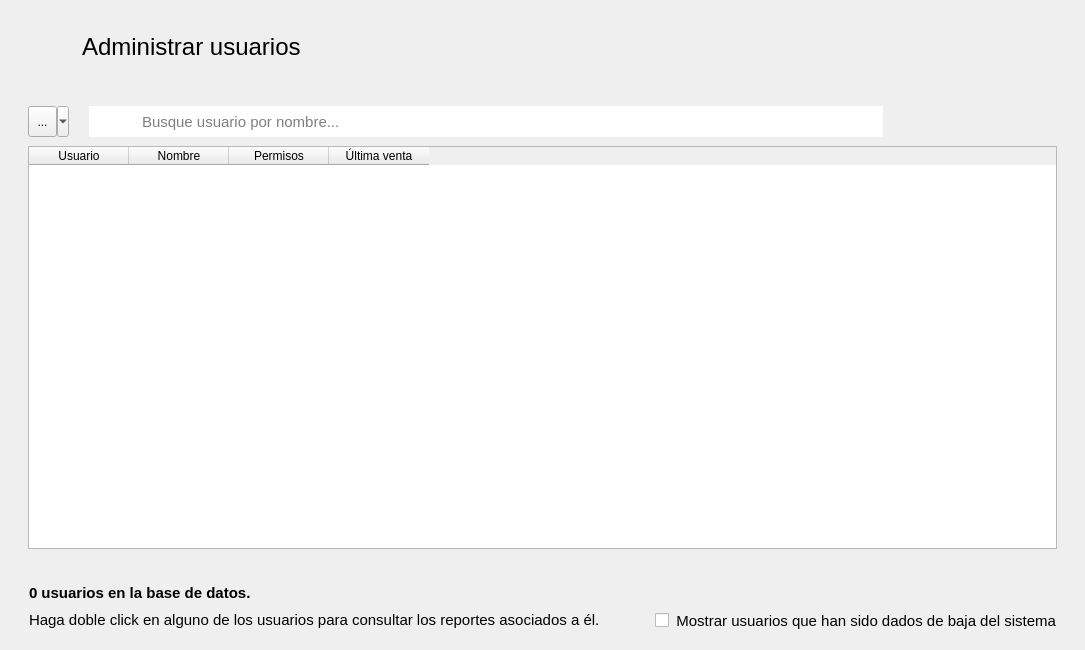
<?xml version="1.0" encoding="UTF-8"?>
<ui version="4.0">
 <class>AdministrarUsuarios</class>
 <widget class="QWidget" name="AdministrarUsuarios">
  <property name="geometry">
   <rect>
    <x>0</x>
    <y>0</y>
    <width>1085</width>
    <height>650</height>
   </rect>
  </property>
  <property name="windowTitle">
   <string>Form</string>
  </property>
  <layout class="QVBoxLayout" name="verticalLayout">
   <item alignment="Qt::AlignLeft">
    <widget class="QFrame" name="frame">
     <property name="font">
      <font>
       <family>Segoe UI</family>
      </font>
     </property>
     <property name="frameShadow">
      <enum>QFrame::Raised</enum>
     </property>
     <layout class="QHBoxLayout" name="horizontalLayout">
      <property name="spacing">
       <number>20</number>
      </property>
      <property name="leftMargin">
       <number>19</number>
      </property>
      <property name="topMargin">
       <number>15</number>
      </property>
      <property name="rightMargin">
       <number>19</number>
      </property>
      <property name="bottomMargin">
       <number>15</number>
      </property>
      <item>
       <widget class="QPushButton" name="btRegresar">
        <property name="font">
         <font>
          <family>Segoe UI</family>
         </font>
        </property>
        <property name="cursor">
         <cursorShape>PointingHandCursor</cursorShape>
        </property>
        <property name="styleSheet">
         <string notr="true">QPushButton {
        background-color: transparent;
        border: none;
        padding: 0px;
    }
    QPushButton:hover {
        background-color: rgba(255, 255, 255, 0);
    }
    QPushButton:pressed {
        background-color: rgba(255, 255, 255, 0);
    }</string>
        </property>
        <property name="icon">
         <iconset resource="../resources.qrc">
          <normaloff>:/img/resources/images/leftarrow.png</normaloff>:/img/resources/images/leftarrow.png</iconset>
        </property>
        <property name="iconSize">
         <size>
          <width>40</width>
          <height>40</height>
         </size>
        </property>
        <property name="flat">
         <bool>true</bool>
        </property>
       </widget>
      </item>
      <item>
       <widget class="QLabel" name="lbTitulo">
        <property name="minimumSize">
         <size>
          <width>211</width>
          <height>41</height>
         </size>
        </property>
        <property name="font">
         <font>
          <family>Segoe UI</family>
          <pointsize>18</pointsize>
         </font>
        </property>
        <property name="text">
         <string>Administrar usuarios</string>
        </property>
       </widget>
      </item>
     </layout>
    </widget>
   </item>
   <item>
    <widget class="QFrame" name="frame_3">
     <property name="sizePolicy">
      <sizepolicy hsizetype="Expanding" vsizetype="Expanding">
       <horstretch>0</horstretch>
       <verstretch>0</verstretch>
      </sizepolicy>
     </property>
     <property name="font">
      <font>
       <family>Segoe UI</family>
      </font>
     </property>
     <property name="frameShadow">
      <enum>QFrame::Raised</enum>
     </property>
     <layout class="QVBoxLayout" name="verticalLayout_3">
      <property name="spacing">
       <number>0</number>
      </property>
      <property name="leftMargin">
       <number>8</number>
      </property>
      <property name="rightMargin">
       <number>8</number>
      </property>
      <item alignment="Qt::AlignTop">
       <widget class="QFrame" name="frame_2">
        <property name="font">
         <font>
          <family>Segoe UI</family>
         </font>
        </property>
        <property name="frameShadow">
         <enum>QFrame::Raised</enum>
        </property>
        <layout class="QHBoxLayout" name="horizontalLayout_2">
         <property name="spacing">
          <number>0</number>
         </property>
         <property name="leftMargin">
          <number>0</number>
         </property>
         <property name="topMargin">
          <number>0</number>
         </property>
         <property name="rightMargin">
          <number>0</number>
         </property>
         <property name="bottomMargin">
          <number>0</number>
         </property>
         <item>
          <widget class="QFrame" name="frame_5">
           <property name="font">
            <font>
             <family>Segoe UI</family>
            </font>
           </property>
           <property name="frameShadow">
            <enum>QFrame::Raised</enum>
           </property>
           <layout class="QHBoxLayout" name="horizontalLayout_5">
            <property name="spacing">
             <number>0</number>
            </property>
            <item>
             <widget class="QToolButton" name="btFiltrar">
              <property name="minimumSize">
               <size>
                <width>41</width>
                <height>31</height>
               </size>
              </property>
              <property name="font">
               <font>
                <family>Segoe UI</family>
               </font>
              </property>
              <property name="toolTip">
               <string>Filtrar búsqueda por...</string>
              </property>
              <property name="text">
               <string>...</string>
              </property>
              <property name="icon">
               <iconset resource="../resources.qrc">
                <normaloff>:/img/resources/images/filter.png</normaloff>:/img/resources/images/filter.png</iconset>
              </property>
              <property name="popupMode">
               <enum>QToolButton::MenuButtonPopup</enum>
              </property>
             </widget>
            </item>
            <item>
             <spacer name="horizontalSpacer">
              <property name="font">
               <font>
                <family>Segoe UI</family>
               </font>
              </property>
              <property name="orientation">
               <enum>Qt::Horizontal</enum>
              </property>
              <property name="sizeType">
               <enum>QSizePolicy::Fixed</enum>
              </property>
              <property name="sizeHint" stdset="0">
               <size>
                <width>20</width>
                <height>0</height>
               </size>
              </property>
             </spacer>
            </item>
            <item>
             <widget class="QLabel" name="label_2">
              <property name="minimumSize">
               <size>
                <width>51</width>
                <height>31</height>
               </size>
              </property>
              <property name="maximumSize">
               <size>
                <width>51</width>
                <height>31</height>
               </size>
              </property>
              <property name="font">
               <font>
                <family>Segoe UI</family>
               </font>
              </property>
              <property name="styleSheet">
               <string notr="true">image: url(:/img/resources/images/magnifier.png);
background-color: rgb(255, 255, 255);</string>
              </property>
              <property name="text">
               <string/>
              </property>
             </widget>
            </item>
            <item>
             <widget class="QLineEdit" name="searchBar">
              <property name="minimumSize">
               <size>
                <width>481</width>
                <height>31</height>
               </size>
              </property>
              <property name="font">
               <font>
                <family>Segoe UI</family>
                <pointsize>11</pointsize>
               </font>
              </property>
              <property name="frame">
               <bool>false</bool>
              </property>
              <property name="placeholderText">
               <string>Busque usuario por nombre...</string>
              </property>
             </widget>
            </item>
           </layout>
          </widget>
         </item>
         <item>
          <widget class="QFrame" name="frame_6">
           <property name="font">
            <font>
             <family>Segoe UI</family>
            </font>
           </property>
           <property name="frameShadow">
            <enum>QFrame::Raised</enum>
           </property>
           <layout class="QHBoxLayout" name="horizontalLayout_3">
            <property name="spacing">
             <number>30</number>
            </property>
            <item>
             <widget class="QPushButton" name="btAgregar">
              <property name="font">
               <font>
                <family>Segoe UI</family>
               </font>
              </property>
              <property name="cursor">
               <cursorShape>PointingHandCursor</cursorShape>
              </property>
              <property name="styleSheet">
               <string notr="true">QPushButton {
        background-color: transparent;
        border: none;
        padding: 0px;
    }
    QPushButton:hover {
        background-color: rgba(255, 255, 255, 0);
    }
    QPushButton:pressed {
        background-color: rgba(255, 255, 255, 0);
    }</string>
              </property>
              <property name="icon">
               <iconset resource="../resources.qrc">
                <normaloff>:/img/resources/images/plus.png</normaloff>:/img/resources/images/plus.png</iconset>
              </property>
              <property name="iconSize">
               <size>
                <width>40</width>
                <height>40</height>
               </size>
              </property>
              <property name="flat">
               <bool>true</bool>
              </property>
             </widget>
            </item>
            <item>
             <widget class="QPushButton" name="btEditar">
              <property name="font">
               <font>
                <family>Segoe UI</family>
               </font>
              </property>
              <property name="cursor">
               <cursorShape>PointingHandCursor</cursorShape>
              </property>
              <property name="styleSheet">
               <string notr="true">QPushButton {
        background-color: transparent;
        border: none;
        padding: 0px;
    }
    QPushButton:hover {
        background-color: rgba(255, 255, 255, 0);
    }
    QPushButton:pressed {
        background-color: rgba(255, 255, 255, 0);
    }</string>
              </property>
              <property name="icon">
               <iconset resource="../resources.qrc">
                <normaloff>:/img/resources/images/edit.png</normaloff>:/img/resources/images/edit.png</iconset>
              </property>
              <property name="iconSize">
               <size>
                <width>40</width>
                <height>40</height>
               </size>
              </property>
              <property name="flat">
               <bool>true</bool>
              </property>
             </widget>
            </item>
            <item>
             <widget class="QPushButton" name="btEliminar">
              <property name="font">
               <font>
                <family>Segoe UI</family>
               </font>
              </property>
              <property name="cursor">
               <cursorShape>PointingHandCursor</cursorShape>
              </property>
              <property name="styleSheet">
               <string notr="true">QPushButton {
        background-color: transparent;
        border: none;
        padding: 0px;
    }
    QPushButton:hover {
        background-color: rgba(255, 255, 255, 0);
    }
    QPushButton:pressed {
        background-color: rgba(255, 255, 255, 0);
    }</string>
              </property>
              <property name="icon">
               <iconset resource="../resources.qrc">
                <normaloff>:/img/resources/images/trash.png</normaloff>:/img/resources/images/trash.png</iconset>
              </property>
              <property name="iconSize">
               <size>
                <width>40</width>
                <height>40</height>
               </size>
              </property>
              <property name="flat">
               <bool>true</bool>
              </property>
             </widget>
            </item>
           </layout>
          </widget>
         </item>
        </layout>
       </widget>
      </item>
      <item>
       <widget class="QFrame" name="frame_7">
        <property name="font">
         <font>
          <family>Segoe UI</family>
         </font>
        </property>
        <property name="frameShadow">
         <enum>QFrame::Raised</enum>
        </property>
        <layout class="QHBoxLayout" name="horizontalLayout_4">
         <property name="spacing">
          <number>0</number>
         </property>
         <property name="topMargin">
          <number>0</number>
         </property>
         <item>
          <widget class="TablaDatos" name="tabla_usuarios">
           <column>
            <property name="text">
             <string>Usuario</string>
            </property>
           </column>
           <column>
            <property name="text">
             <string>Nombre</string>
            </property>
           </column>
           <column>
            <property name="text">
             <string>Permisos</string>
            </property>
           </column>
           <column>
            <property name="text">
             <string>Última venta</string>
            </property>
           </column>
          </widget>
         </item>
        </layout>
       </widget>
      </item>
     </layout>
    </widget>
   </item>
   <item>
    <widget class="QFrame" name="frame_4">
     <property name="font">
      <font>
       <family>Segoe UI</family>
      </font>
     </property>
     <property name="frameShadow">
      <enum>QFrame::Raised</enum>
     </property>
     <layout class="QHBoxLayout" name="horizontalLayout_6">
      <property name="topMargin">
       <number>0</number>
      </property>
      <property name="bottomMargin">
       <number>0</number>
      </property>
      <item>
       <widget class="QFrame" name="frame_8">
        <property name="font">
         <font>
          <family>Segoe UI</family>
         </font>
        </property>
        <property name="styleSheet">
         <string notr="true">QFrame { border: none; }</string>
        </property>
        <property name="frameShape">
         <enum>QFrame::StyledPanel</enum>
        </property>
        <property name="frameShadow">
         <enum>QFrame::Raised</enum>
        </property>
        <layout class="QVBoxLayout" name="verticalLayout_2">
         <item>
          <widget class="QLabel" name="lbContador">
           <property name="minimumSize">
            <size>
             <width>271</width>
             <height>21</height>
            </size>
           </property>
           <property name="font">
            <font>
             <family>Segoe UI</family>
             <pointsize>11</pointsize>
             <bold>true</bold>
            </font>
           </property>
           <property name="text">
            <string>0 usuarios en la base de datos.</string>
           </property>
          </widget>
         </item>
         <item>
          <widget class="QLabel" name="label_3">
           <property name="minimumSize">
            <size>
             <width>561</width>
             <height>21</height>
            </size>
           </property>
           <property name="font">
            <font>
             <family>Segoe UI</family>
             <pointsize>11</pointsize>
             <bold>false</bold>
            </font>
           </property>
           <property name="text">
            <string>Haga doble click en alguno de los usuarios para consultar los reportes asociados a él.</string>
           </property>
          </widget>
         </item>
        </layout>
       </widget>
      </item>
      <item alignment="Qt::AlignRight|Qt::AlignBottom">
       <widget class="QFrame" name="frame_9">
        <property name="font">
         <font>
          <family>Segoe UI</family>
         </font>
        </property>
        <property name="styleSheet">
         <string notr="true">QFrame { border: none; }</string>
        </property>
        <property name="frameShape">
         <enum>QFrame::StyledPanel</enum>
        </property>
        <property name="frameShadow">
         <enum>QFrame::Raised</enum>
        </property>
        <layout class="QHBoxLayout" name="horizontalLayout_7">
         <item>
          <widget class="QCheckBox" name="mostrarCheck">
           <property name="font">
            <font>
             <family>Segoe UI</family>
            </font>
           </property>
           <property name="text">
            <string/>
           </property>
           <property name="checked">
            <bool>false</bool>
           </property>
          </widget>
         </item>
         <item>
          <widget class="QLabel" name="label_4">
           <property name="font">
            <font>
             <family>Segoe UI</family>
             <pointsize>11</pointsize>
             <bold>false</bold>
            </font>
           </property>
           <property name="text">
            <string>Mostrar usuarios que han sido dados de baja del sistema</string>
           </property>
           <property name="alignment">
            <set>Qt::AlignRight|Qt::AlignTrailing|Qt::AlignVCenter</set>
           </property>
          </widget>
         </item>
        </layout>
       </widget>
      </item>
     </layout>
    </widget>
   </item>
  </layout>
 </widget>
 <customwidgets>
  <customwidget>
   <class>TablaDatos</class>
   <extends>QTableWidget</extends>
   <header>utils.mywidgets.h</header>
  </customwidget>
 </customwidgets>
 <resources>
  <include location="../resources.qrc"/>
 </resources>
 <connections/>
</ui>
